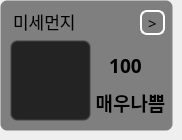
      <widget class="QWidget" name="page_5">
       <widget class="QFrame" name="frame">
        <property name="geometry">
         <rect>
          <x>0</x>
          <y>0</y>
          <width>173</width>
          <height>131</height>
         </rect>
        </property>
        <property name="styleSheet">
         <string notr="true">background-color:rgba(0,0,0,120);
border :1px solid transparent;
border-radius : 7px</string>
        </property>
        <property name="frameShape">
         <enum>QFrame::StyledPanel</enum>
        </property>
        <property name="frameShadow">
         <enum>QFrame::Raised</enum>
        </property>
        <widget class="QLabel" name="label_9">
         <property name="geometry">
          <rect>
           <x>8</x>
           <y>11</y>
           <width>91</width>
           <height>21</height>
          </rect>
         </property>
         <property name="font">
          <font>
           <family>나눔스퀘어 Light</family>
           <pointsize>13</pointsize>
           <weight>50</weight>
           <bold>false</bold>
          </font>
         </property>
         <property name="styleSheet">
          <string notr="true">background:transparent</string>
         </property>
         <property name="text">
          <string>미세먼지</string>
         </property>
        </widget>
        <widget class="QLabel" name="dust_str">
         <property name="geometry">
          <rect>
           <x>95</x>
           <y>87</y>
           <width>71</width>
           <height>31</height>
          </rect>
         </property>
         <property name="font">
          <font>
           <family>나눔스퀘어 Bold</family>
           <pointsize>14</pointsize>
           <weight>75</weight>
           <bold>true</bold>
          </font>
         </property>
         <property name="styleSheet">
          <string notr="true">background:transparent</string>
         </property>
         <property name="text">
          <string>매우나쁨</string>
         </property>
         <property name="alignment">
          <set>Qt::AlignCenter</set>
         </property>
        </widget>
        <widget class="QLabel" name="dust_val">
         <property name="geometry">
          <rect>
           <x>90</x>
           <y>50</y>
           <width>71</width>
           <height>31</height>
          </rect>
         </property>
         <property name="font">
          <font>
           <family>나눔스퀘어 Bold</family>
           <pointsize>14</pointsize>
           <weight>75</weight>
           <bold>true</bold>
          </font>
         </property>
         <property name="styleSheet">
          <string notr="true">background:transparent</string>
         </property>
         <property name="text">
          <string>100</string>
         </property>
         <property name="alignment">
          <set>Qt::AlignCenter</set>
         </property>
        </widget>
        <widget class="QStackedWidget" name="stackedWidget_2">
         <property name="geometry">
          <rect>
           <x>10</x>
           <y>40</y>
           <width>81</width>
           <height>81</height>
          </rect>
         </property>
         <property name="styleSheet">
          <string notr="true"/>
         </property>
         <property name="currentIndex">
          <number>0</number>
         </property>
         <widget class="QWidget" name="page_3"/>
         <widget class="QWidget" name="page_4"/>
        </widget>
        <widget class="QPushButton" name="nextDust">
         <property name="geometry">
          <rect>
           <x>140</x>
           <y>10</y>
           <width>25</width>
           <height>25</height>
          </rect>
         </property>
         <property name="font">
          <font>
           <family>나눔스퀘어</family>
           <pointsize>11</pointsize>
           <weight>50</weight>
           <bold>false</bold>
          </font>
         </property>
         <property name="styleSheet">
          <string notr="true">QPushButton{border:2px solid white;
border-radius : 7px;
background:transparent;}
QPushButton:pressed{
background-color:white;
color:rgb(90,90,90);
border:2px solid white;
border-radius : 7px;}</string>
         </property>
         <property name="text">
          <string>&gt;</string>
         </property>
        </widget>
       </widget>
      </widget>
